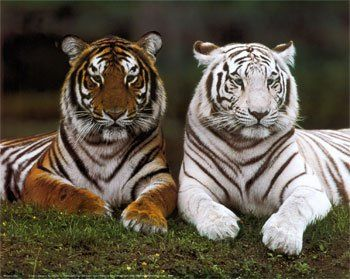
#> input picture blobs-e-hough/assets/brancoecomum.jpg, 350 x 279 px; its folder holds only this picture in this run
$ python main.py
#> lines starting #> are read from the running program, lines starting #| are printed output that depends on the picture; after the words box and inside, x2 and y2 are one past the last pixel; in counts of white or black regions, pixels touching at a corner belong together
import cv2
import os
import matplotlib.pyplot as plt
import numpy as np

input_folder = "./assets"
output_folder = "./resultados"
os.makedirs(output_folder, exist_ok=True)

for nome in os.listdir(input_folder):
    caminho = os.path.join(input_folder, nome)
    img = cv2.imread(caminho)
#> img is the input picture: shape (279, 350, 3); mean B, G, R 74, 87.6, 96
    if img is None: continue

    gray = cv2.cvtColor(img, cv2.COLOR_BGR2GRAY)
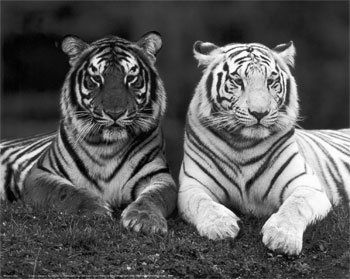
#> gray: shape (279, 350); min 0, max 255, mean 88.6
    blur = cv2.medianBlur(gray, 5)
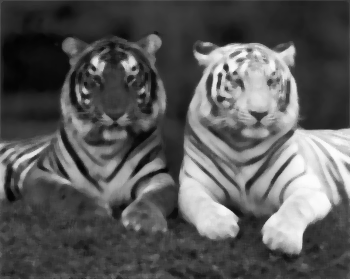
#> blur: shape (279, 350); min 3, max 253, mean 88.6

    # --- 1. CÍRCULOS ---
    circles = cv2.HoughCircles(
        blur, cv2.HOUGH_GRADIENT,
        dp=1.2, minDist=100,
        param1=100, param2=30,
        minRadius=10, maxRadius=400
    )
#> circles = [[177, 130.2, 107], [249, 209.4, 98.08], [204.6, 22.2, 143.4], [95.4, 197.4, 77.32], [58.2, 91.8, 91.24], [303, 87, 86.56], [3, 4.2, 150.5], [15, 279, 126.2], [345, 244.2, 115.7], [161.4, 279, 42.28], [105, 3, 56.44]]

    img_circles = img.copy()
    if circles is not None:
        circles = np.uint16(np.around(circles))
#> circles = [[177, 130, 107], [249, 209, 98], [205, 22, 143], [95, 197, 77], [58, 92, 91], [303, 87, 87], [3, 4, 151], [15, 279, 126], [345, 244, 116], [161, 279, 42], [105, 3, 56]]
        for i in circles[0, :]:
            cv2.circle(img_circles, (i[0], i[1]), i[2], (0, 255, 0), 2)
            cv2.circle(img_circles, (i[0], i[1]), 2, (0, 0, 255), 3)
#> this loop made 11 passes
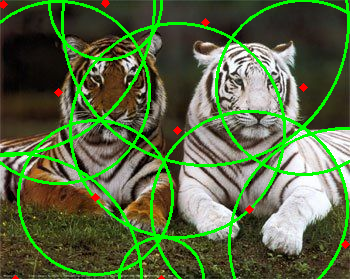
#> img_circles: shape (279, 350, 3); 11.61% of pixels changed, all inside (x1, y1, x2, y2) = (0, 0, 350, 279)

    # --- 2. LINHAS (EXTRA) ---
    edges = cv2.Canny(gray, 50, 150)
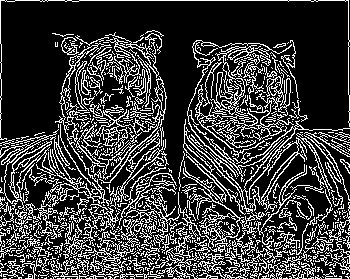
#> edges: shape (279, 350); 23.5% white in thin lines or dots
    lines = cv2.HoughLinesP(
        edges, 1, np.pi/180,
        threshold=100,
        minLineLength=100,
        maxLineGap=10
    )
#> lines = 84 rows, first 6: [0, 0, 348, 0], [31, 278, 165, 144], [214, 165, 327, 278], [53, 274, 166, 161], [1, 276, 349, 276], [173, 278, 348, 278]

    img_lines = img.copy()
    if lines is not None:
        for line in lines:
            x1, y1, x2, y2 = line[0]
            cv2.line(img_lines, (x1, y1), (x2, y2), (255, 0, 0), 3)
#> this loop made 84 passes
#> (x1, y1, x2, y2) on passes 1 to 12: (0, 0, 348, 0), (31, 278, 165, 144), (214, 165, 327, 278), (53, 274, 166, 161), (1, 276, 349, 276), (173, 278, 348, 278), (76, 278, 294, 60), (3, 275, 164, 203), (44, 278, 165, 157), (79, 277, 294, 62), (1, 250, 185, 244), (178, 196, 290, 84)
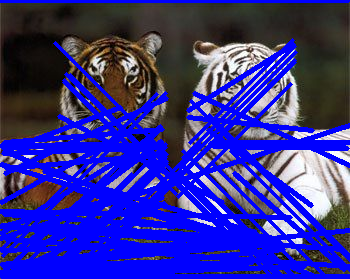
#> img_lines: shape (279, 350, 3); mean B, G, R 149.8, 46, 50.5

    # --- IMAGEM 1: ORIGINAL + CÍRCULOS ---
    plt.figure(figsize=(10, 5))
    plt.subplot(1, 2, 1)
    plt.imshow(cv2.cvtColor(img, cv2.COLOR_BGR2RGB))
    plt.title("Original")

    plt.subplot(1, 2, 2)
    plt.imshow(cv2.cvtColor(img_circles, cv2.COLOR_BGR2RGB))
    plt.title("Hough Círculos")

    plt.tight_layout()
    plt.savefig(os.path.join(output_folder, f"circulos_{nome}"))
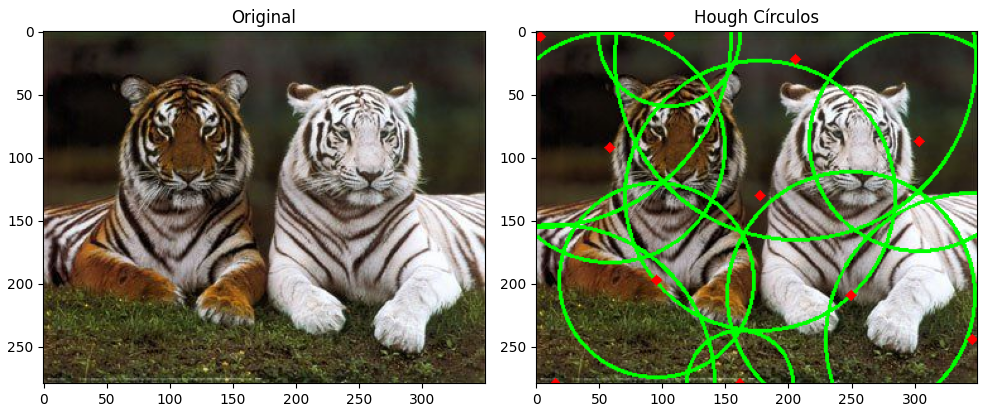
#> figure drawn by matplotlib, 2 panels
    plt.close()

    # --- IMAGEM 2: LINHAS (EXTRA) ---
    plt.figure(figsize=(6, 6))
    plt.imshow(cv2.cvtColor(img_lines, cv2.COLOR_BGR2RGB))
    plt.title("Hough Linhas (Extra)")

    plt.axis("off")
    plt.tight_layout()
    plt.savefig(os.path.join(output_folder, f"linhas_{nome}"))
    plt.close()

print("✅ Experimentos separados concluídos!")

$ run again, on blobs-e-hough/assets/swan.jpg
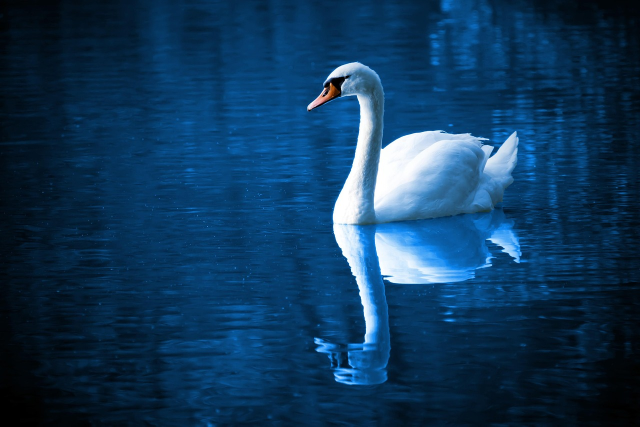
#> input picture blobs-e-hough/assets/swan.jpg, 1280 x 853 px (shown at 1/2 size)
#> img is the input picture: shape (853, 1280, 3); mean B, G, R 91.7, 56.4, 15.7
#> `circles = cv2.HoughCircles( blur, cv2.HOUGH_GRADIENT, dp=1.2, minDist=..`: circles = 28 rows, first 8: [861, 414.6, 152.7], [706.2, 187.8, 61.96], [832.2, 318.6, 248.9], [931.8, 329.4, 209.2], [1133.4, 390.6, 164.7], [576.6, 622.2, 156.5], [863.4, 215.4, 218.3], [861, 641.4, 206.3]
#> `circles = np.uint16(np.around(circles))`: circles = 28 rows, first 8: [861, 415, 153], [706, 188, 62], [832, 319, 249], [932, 329, 209], [1133, 391, 165], [577, 622, 157], [863, 215, 218], [861, 641, 206]
#> the loop `for i in circles[0, :]:` made 28 passes
#> `edges = cv2.Canny(gray, 50, 150)`:
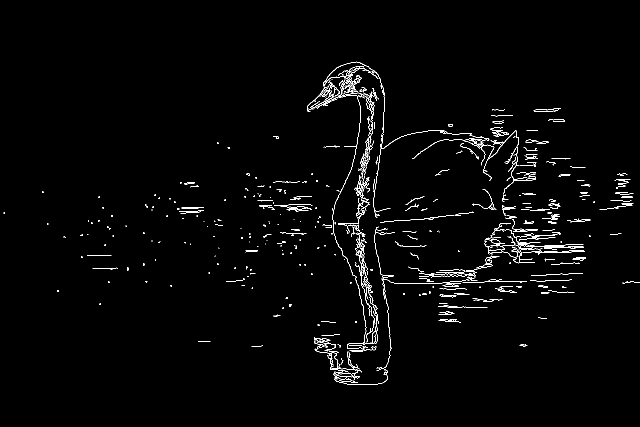
#> edges: shape (853, 1280) (shown at 1/2 size); 1.6% white in thin lines or dots, all inside (x1, y1, x2, y2) = (7, 123, 1280, 770)
#> lines = [[716, 494, 718, 353], [726, 466, 730, 571], [725, 402, 731, 299], [747, 401, 767, 252], [730, 346, 740, 241], [737, 322, 745, 209], [518, 412, 619, 408]]
#> the loop `for line in lines:` made 7 passes
#> `plt.savefig(os.path.join(output_folder, f"circulos_{nome}"))`:
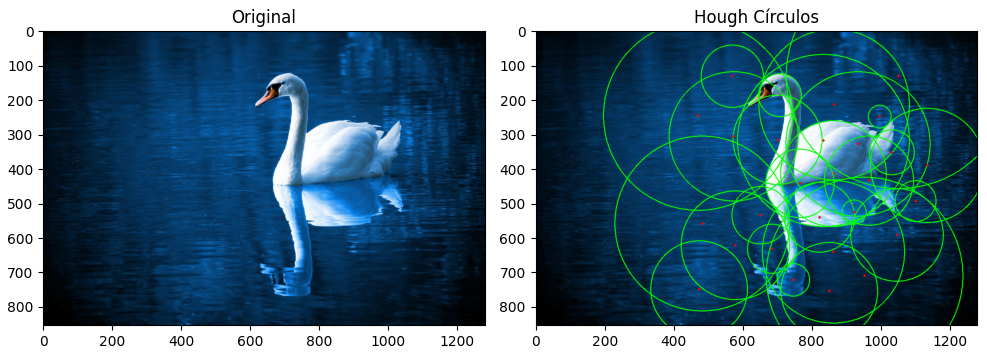
#> figure drawn by matplotlib, 2 panels
